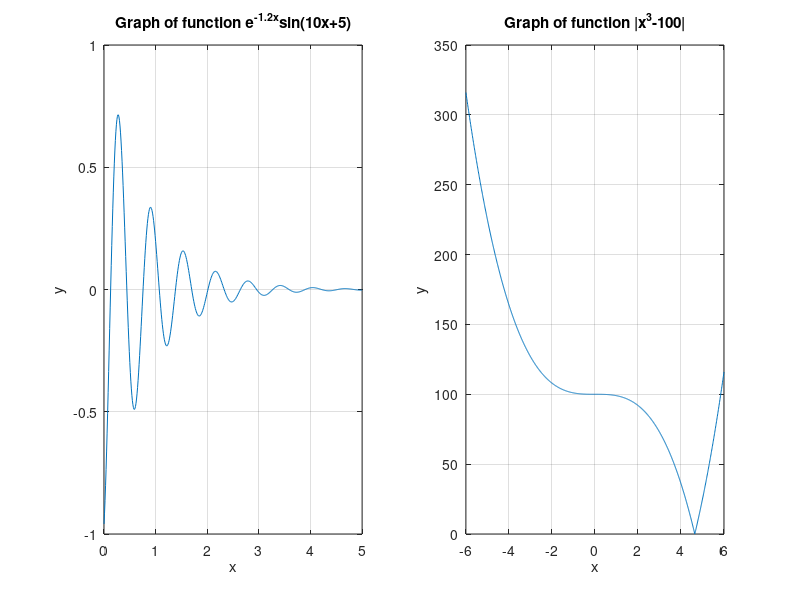

This chart was generated by the following MATLAB code:
subplot(1,2,1)
x=[0:0.01:5];
y=exp(-1.2*x).*sin(10*x+5);
plot(x,y), xlabel('x'), ylabel('y'), title('Graph of function e^{-1.2x}sin(10x+5)')
grid on
subplot(1,2,2)
x=[-6:0.01:6];
y=abs(x.^3-100);
plot(x,y), xlabel('x'), ylabel('y'), title('Graph of function |x^{3}-100|')
grid on
